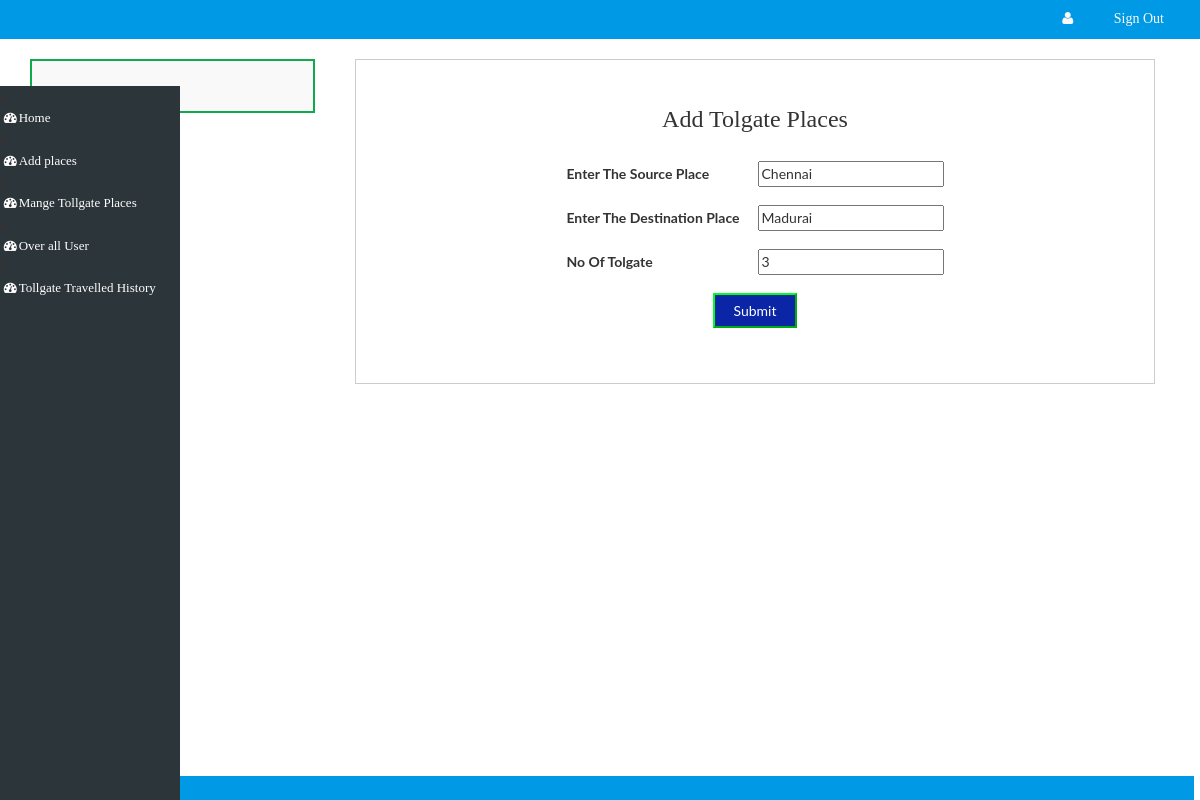
The page /admin/edit.php?id=1 (signed in) on the database its author committed.
### tables this page shows
CREATE TABLE `tolgate_list` (
  `id` int(200) NOT NULL,
  `sources` varchar(500) NOT NULL,
  `destination` varchar(500) NOT NULL,
  `no_of_tolgate` varchar(500) NOT NULL
);

### admin/edit.php (the view, shortened to what this page needs)
<?php
if($_SESSION)
{
if(isset($_GET['id'])){
$overall_id=$_GET['id'];
include('database.php');
$row_select_query="SELECT * FROM `tolgate_list` WHERE `id`='$overall_id'";
$row_select_res=mysqli_query($con,$row_select_query);
$row_select_row=mysqli_fetch_assoc($row_select_res);
?>
<!DOCTYPE html>
<html lang="en">
<head>
<link rel="stylesheet" href="css/bootstrap.min.css">
<link rel="stylesheet" href="css/bootstrap-select.css">
<link href="css/style.css" rel="stylesheet" type="text/css" media="all" />
<link rel="stylesheet" type="text/css" href="css/jquery-ui1.css">
<link rel="stylesheet" href="css/font-awesome.min.css" />
<link rel="stylesheet" href="css/menu_sideslide.css" type="text/css" media="all">
<link href="css/jquery.uls.css" rel="stylesheet"/>
<link href="css/jquery.uls.grid.css" rel="stylesheet"/>
<link href="css/jquery.uls.lcd.css" rel="stylesheet"/>
</head>
<body>
	<?php
	include 'header.php';
	?>
	<div class="total-ads main-grid-border">
		<div class="container">
			<div class="ads-grid">
				<div class="side-bar col-md-3" style="    border-left: 2px solid #0dab4c;
    border-right: 2px solid #0dab4c;
    border-top: 2px solid #0dab4c;
    border-bottom: 2px solid #0dab4c;">
				<?php
				include 'side-menu.php';
				?>
				</div>
				<div class="agileinfo-ads-display col-md-9">
					<div class="wrapper">
					<div class="bs-example bs-example-tabs" role="tabpanel" data-example-id="togglable-tabs">
					  <div id="myTabContent" class="tab-content">
						<div role="tabpanel" class="tab-pane fade in active" id="home" aria-labelledby="home-tab">
						   <div>
							<div id="container">
								<center>
									<h3>Add Tolgate Places</h3>
									<br>
									<form method="POST">
									<table>
										<tr>
										<th>
											Enter The Source Place
										</th>
										<td>
											<input type="text" name="source_place" placeholder="Source Place" required="" value="<?php echo $row_select_row['sources']; ?>">
										</td>
										</tr>
										<tr>
										<th>
											Enter The Destination Place
										</th>
										<td>
											<input type="text" name="destination_place" placeholder="Destination Place" required="" value="<?php echo $row_select_row['destination']; ?>">
										</td>
										</tr>
										<tr>
										<th>
											No Of Tolgate
										</th>
										<td>
											<input type="text" name="no-of-tolgate" placeholder="No of Tolgate" required="" value="<?php echo $row_select_row['no_of_tolgate']; ?>">
										</td>
										</tr>
										<tr>
											<td colspan="2" class="text-align-center">
											<input type="submit" name="add-tolgate">
											</td>
										</tr>
									</table>
									</form>
								</center>
						</div>
							</div>
						</div>
					  </div>
					</div>
				</div>
				</div>
				<div class="clearfix"></div>
			</div>
		</div>
	</div>
	<br>
								<br>
								<br>
								<br>
								<br>
								<br>
								<br>
								<br>
								<br>
								<br>
		<?php
		include('footer.php');
		?>
</body>
</html>
<?php
}
else
{
	echo "<script>alert('sorry you are not login please login');</script>";
	echo "<script>window.location='index.php';</script>";
}
}else
{
	echo "<script>alert('Your Not A Valid User');</script>";
	echo "<script>window.location='index.php';</script>";
}
?>

### admin/side-menu.php (style rules this page uses)
body { font-family: "Lato", sans-serif; }

### admin/edit.php (style rules this page uses)
td, th { padding: 9px; }
.text-align-center { text-align: center; }

### rows shown on the page
tolgate_list: source_place "Chennai", destination_place "Madurai", no-of-tolgate "3"
